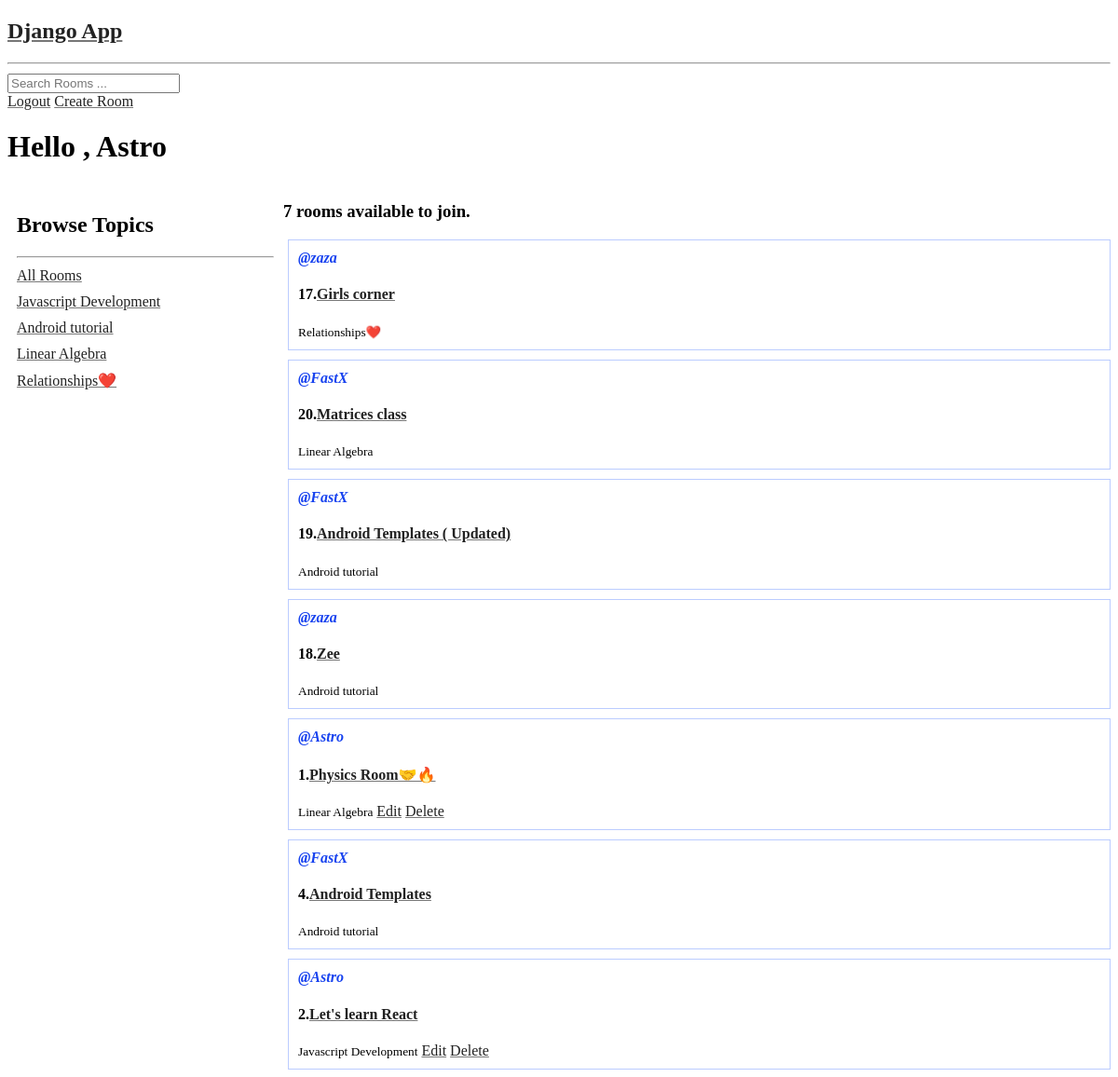
The app's page / (signed in) with its own data.
### base/models.py (models this page shows, shortened)
class Topic(models.Model):
  title = models.CharField(max_length=50)
  def __str__(self):
    return self.title

class Room(models.Model):
  host = models.ForeignKey(User,on_delete=models.SET_NULL,null=True)
  participants = models.ManyToManyField(User , related_name= 'participants' ,
  blank=True)
  topic = models.ForeignKey(Topic,on_delete=models.SET_NULL,null=True)
  name = models.CharField(max_length=200)
  desc = models.TextField(null=True , blank=True)
  updated = models.DateTimeField(auto_now=True)
  created = models.DateTimeField(auto_now_add=True)
  class Meta:
    ordering = ['-updated','-created']

### base/views.py (the view)
# urls.py: path('',views.home , name = "home"),
def home(request):
  q = request.GET.get('q') if request.GET.get('q') != None else ""
  rooms = Room.objects.filter(Q( topic__title__icontains=q) |
   Q( name__icontains=q)  |
   Q(desc__icontains=q) |
   Q(host__username__icontains = q))
  topics = Topic.objects.all()
  len_rooms = rooms.count()
  context = {'rooms':rooms ,'topics':topics ,'len_rooms':len_rooms}
  return render(request ,"base/home.html" ,context)

### base/templates/base/home.html (shortened to what this page needs)
{% extends 'main.html' %}
{% block content %}
<div>
  <h1>Hello , {{ request.user }}</h1>
</div>
<div class="home_container">
  <div class="topics">
    <h2>Browse Topics</h2>
    <hr />
    <div>
      <a href="{% url 'home' %}">All Rooms</a>
    </div>
    {% if topics %}
    {% for topic in topics %}
    <div>
      <a href="{% url 'home' %}?q={{topic.title}}">{{ topic.title }}</a>
    </div>
    {% endfor %}
    {% endif %}
  </div>
  <div>
    <h3> {{ len_rooms }} rooms available to join.</h3>
    {% if rooms %}
    {% for room in rooms %}
    <div class="rooms">
      <div class="username"> <a href="#">@{{room.host.username}}</a></div>
      <h4>{{room.id}}.<a href="{% url 'room' room.id %}">{{room.name}}</a>
      </h4>
      <small>{{ room.topic }}</small>
      {% if request.user == room.host %}
      <a href="{% url 'update-room' room.id %}">Edit</a>
      <a href="{% url 'delete-room' room.id %}">Delete</a>
      {% endif %}
    </div>
    {% endfor %}
    {% endif %}
  </div>
</div>
{% endblock content %}

### base/templates/base/home.html (style rules this page uses)
.home_container { display: grid; grid-template-columns: 1fr 3fr; }
.rooms { border: 1px solid #bcf; padding: 10px; margin-top: 10px; margin-left: 5px; }
.topics { padding: 10px; height: 100vh; }
.topics>div { margin-top: 10px; }
.username a { text-decoration: none; font-style: italic; font-weight: bold; color: #0835eeef; }
a { text-decoration-color: #777; color: #222; }

### records on screen
Topic: title "Javascript Development"
Topic: title "Android tutorial"
Topic: title "Linear Algebra"
Topic: title "Relationships❤️"
Room: host.username "zaza", id "17", name "Girls corner", topic "Relationships❤️"
Room: host.username "FastX", id "20", name "Matrices class", topic "Linear Algebra"
Room: host.username "FastX", id "19", name "Android Templates ( Updated)", topic "Android tutorial"
Room: host.username "zaza", id "18", name "Zee", topic "Android tutorial"
Room: host.username "Astro", id "1", name "Physics Room🤝🔥", topic "Linear Algebra", shows "Edit"
Room: host.username "FastX", id "4", name "Android Templates", topic "Android tutorial"
Room: host.username "Astro", id "2", name "Let's learn React", topic "Javascript Development", shows "Edit"

### other values on screen
{{ request.user }} "Astro"
{{ len_rooms }} "7"
